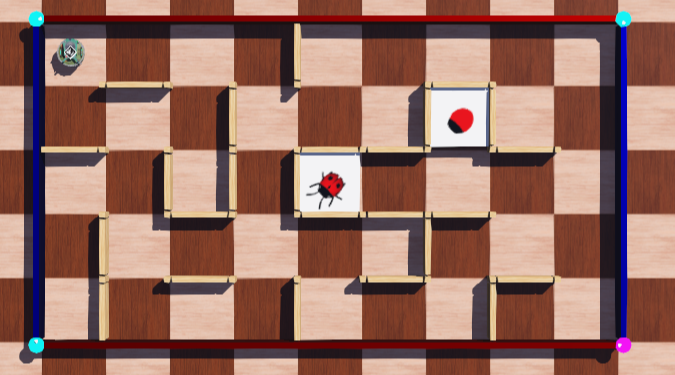
#> input picture z1234567_MTRN4110_PhaseC/Maze_3.png, 1350 x 750 px (shown at 1/2 size); the run also reads 2 pictures not shown here
$ python z5207471_MTRN4110_PhaseC.py   (older library calls are emulated)
#> lines starting #> are read from the running program, lines starting #| are printed output that depends on the picture; after the words box and inside, x2 and y2 are one past the last pixel; in counts of white or black regions, pixels touching at a corner belong together
import cv2
import matplotlib.pyplot as plt
import numpy as np
from enum import Enum

DEBUG = False
MAZE_FILE_NAME = "../Maze_3.png"
ROBOT_FILE_NAME = "../Robot_3.png"
IMAGE_LADYBUG_FILE_NAME = "../Ladybug_small.png"
MAP_FILE_NAME = "../MapBuilt.png"
MAZE_IMAGE_WIDTH_RATIO = 9
MAZE_IMAGE_HEIGHT_RATIO = 5
MAZE_IMAGE_WIDTH = 900
MAZE_IMAGE_HEIGHT = 500
MAZE_CELL_SIZE = 100


class Direction(Enum):
    NORTH = 0
    SOUTH = 1
    EAST = 2
    WEST = 3


def showImg(img, title):
    """
    Displays an image (img) in a matplotlib plot with the title (title).
    :param img: The image to be displayed
    :param title: The title of the plot
    """
    fig, axes = plt.subplots(figsize=(MAZE_IMAGE_WIDTH_RATIO, MAZE_IMAGE_HEIGHT_RATIO))
    axes.imshow(img)
    axes.set_title(title)
    fig.show()


def filterImg(img, lower=(0, 0, 0), upper=(179, 255, 255)):
    """
    Filters an image in HSV space using the supplied lower and upper thresholds, then converts it to RGB space
    :param img: An image in the HSV color format
    :param lower: An array of three integers representing the lower color threshold in HSV format
    :param upper: An array of three integers representing the upper color threshold in HSV format
    :return: The filtered image, in RGB space
    """
    thresh_lower = np.array(lower)
    thresh_upper = np.array(upper)

    img_mask = cv2.inRange(img, thresh_lower, thresh_upper)

    filtered_img = cv2.bitwise_and(img, img, mask=img_mask)

    return cv2.cvtColor(filtered_img, cv2.COLOR_HSV2RGB)


def getBinaryImg(img, lower_threshold, upper_threshold):
    (_, binary_img) = cv2.threshold(img, lower_threshold, upper_threshold, cv2.THRESH_BINARY)
    return binary_img


def getColorContours(maze_hsv, lower_threshold, upper_threshold):
    maze_filtered = filterImg(maze_hsv, lower=lower_threshold, upper=upper_threshold)
    maze_filtered_gray = cv2.cvtColor(maze_filtered, cv2.COLOR_RGB2GRAY)

    kernel = np.ones((8, 8), np.uint8)
    maze_filtered_gray_closed = cv2.morphologyEx(maze_filtered_gray, cv2.MORPH_CLOSE, kernel)

    filtered_binary = getBinaryImg(maze_filtered_gray_closed, 50, 255)

    if DEBUG:
        showImg(maze_filtered, "Filtered maze")
        showImg(cv2.cvtColor(maze_filtered_gray, cv2.COLOR_GRAY2RGB), "Filtered maze, grayscale")
        showImg(cv2.cvtColor(maze_filtered_gray_closed, cv2.COLOR_GRAY2RGB), "Filtered maze, grayscale, closed")
        showImg(cv2.cvtColor(filtered_binary, cv2.COLOR_GRAY2RGB), "Filtered binary image")

    _, contours, _ = cv2.findContours(filtered_binary, cv2.RETR_EXTERNAL, cv2.CHAIN_APPROX_SIMPLE)
    return contours


def getLargestContours(contours, num_contours):
    """
    Get the (num_contours) largest contours in a list of contours
    :param contours: The list of contours
    :param num_contours: The number of largest contours to find
    :return: A tuple of the (num_contours) largest contours
    """
    largest_contours = [None] * num_contours
    largest_contour_areas = [0] * num_contours

    # Index of the smallest contour in the list of largest contours
    min_contour_index = 0
    min_contour_area = 0

    for i in range(len(contours)):
        area = cv2.contourArea(contours[i])

        if area > min_contour_area:
            largest_contours[min_contour_index] = contours[i]
            largest_contour_areas[min_contour_index] = area
            min_contour_area = area

            # Search through largest contour areas and find the new min contour area
            for j in range(len(largest_contour_areas)):
                if largest_contour_areas[j] < min_contour_area:
                    min_contour_area = largest_contour_areas[j]
                    min_contour_index = j

    return tuple(largest_contours)


def getCornerstones(maze_hsv):
    magenta_thresh_lower = (140, 200, 180)
    magenta_thresh_upper = (160, 255, 255)

    cyan_thresh_lower = (80, 200, 180)
    cyan_thresh_upper = (100, 255, 255)

    magenta_contours = getColorContours(maze_hsv, magenta_thresh_lower, magenta_thresh_upper)
    cyan_contours = getColorContours(maze_hsv, cyan_thresh_lower, cyan_thresh_upper)

    cornerstone_bounds = []

    largest_magenta_contour = getLargestContours(magenta_contours, 1)[0]

    contour_poly = cv2.approxPolyDP(largest_magenta_contour, 3, True)
    bounds = cv2.boundingRect(contour_poly)
    cornerstone_bounds.append(bounds)

    largest_cyan_contours = getLargestContours(cyan_contours, 3)

    for _, contour in enumerate(largest_cyan_contours):
        contour_poly = cv2.approxPolyDP(contour, 3, True)
        bounds = cv2.boundingRect(contour_poly)
        cornerstone_bounds.append(bounds)

    # Create tuple of ellipse centers and radii from the list of bounding rectangles
    cornerstone_ellipses = tuple(tuple((bound[0] + bound[2] / 2,
                                        bound[1] + bound[3] / 2,
                                        bound[2] / 2,
                                        bound[3] / 2)) for bound in cornerstone_bounds)

    return tuple(cornerstone_ellipses)


def markCornerstones(maze_rgb, cornerstone_ellipses):
    cyan_rgb = (0, 255, 255)
    magenta_rgb = (255, 0, 255)

    marked_img = maze_rgb.copy()

    for i in range(0, 4):
        # Mark the three cyan cornerstones with magenta circles
        mark_color = cyan_rgb

        # Mark the magenta cornerstone with a cyan circle
        if i > 0:
            mark_color = magenta_rgb

        ellipse = cornerstone_ellipses[i]
        ellipse_center = tuple((int(ellipse[0]), int(ellipse[1])))
        ellipse_axes = tuple((int(ellipse[2]), int(ellipse[3])))

        cv2.ellipse(marked_img,
                    ellipse_center,
                    ellipse_axes,
                    0,
                    0,
                    360,
                    mark_color,
                    3)

    return marked_img


def isPointInRegion(point, region):
    return region[0] <= point[0] <= region[2] and region[1] <= point[1] <= region[3]


def getPointRegionIndex(point, regions):
    for i, region in enumerate(regions):
        if isPointInRegion(point, region):
            return i
    return -1


def getHomographyMatrix(cornerstone_points):
    transformed_points = np.float32(((0, 0),                                  # Top left corner
                                     (MAZE_IMAGE_WIDTH, 0),                   # Top right corner
                                     (0, MAZE_IMAGE_HEIGHT),                  # Bottom left corner
                                     (MAZE_IMAGE_WIDTH, MAZE_IMAGE_HEIGHT)))  # Bottom right corner

    # The four regions A, B, C and D which the cornerstones can occupy
    # Format for each region: (min_x, min_y, max_x, max_y)
    cornerstone_regions = np.float32(((0, 0, 337.5, 375),         # Region A
                                      (1012.5, 0, 1350, 375),     # Region B
                                      (0, 375, 337.5, 750),       # Region C
                                      (1012.5, 375, 1350, 750)))  # Region D

    magenta_region_index = getPointRegionIndex(cornerstone_points[0], cornerstone_regions)

    # Mapping from cornerstone_regions indices to transformed_points indices
    region_map = (0, 1, 2, 3)  # Map if magenta marker is in region D

    if magenta_region_index == 0:
        # Map if magenta marker is in region A
        region_map = (3, 2, 1, 0)

    ordered_corner_points = np.zeros((4, 2), np.float32)

    # Insert magenta corner point at its ordered position
    ordered_corner_points[region_map[magenta_region_index]] = np.float32(cornerstone_points[0])

    # Insert cyan corner points at their ordered positions
    for i in range(1, 4):
        region_index = getPointRegionIndex(cornerstone_points[i], cornerstone_regions)
        ordered_corner_points[region_map[region_index]] = np.float32(cornerstone_points[i])

    return cv2.getPerspectiveTransform(ordered_corner_points, transformed_points)


def getHomographyZRotation(matrix):
    # Rotation along the z-axis caused by a homography transform
    return -np.arctan2(matrix[0, 1], matrix[0, 0])


def getWalls(maze_hsv):
    # Threshold-filter the image to isolate the tops of the walls
    wall_thresh_lower = (15, 0, 220)
    wall_thresh_upper = (30, 255, 255)
    maze_filtered = filterImg(maze_hsv, lower=wall_thresh_lower, upper=wall_thresh_upper)

    # Convert filtered image to grayscale, then binary
    maze_filtered_gray = cv2.cvtColor(maze_filtered, cv2.COLOR_RGB2GRAY)
    filtered_binary = getBinaryImg(maze_filtered_gray, 128, 255)

    # Retrieve the set of "blobs" in the binary image
    num_blobs, blob_img, blob_info, _ = cv2.connectedComponentsWithStats(filtered_binary)
    blob_sizes = blob_info[:, -1]

    min_blob_size = 160  # Minimum blob size in pixels for one to be considered a wall

    # Iterate through each blob, except for the first, which is the image background
    wall_mask = np.zeros(filtered_binary.shape, np.uint8)
    for i in range(1, num_blobs):
        # Filter out any blob below the minimum size to ignore the corner blocks
        if blob_sizes[i] >= min_blob_size:
            # Blobs above min size are walls, mark these in white
            wall_mask[blob_img == i] = 255

    if DEBUG:
        showImg(maze_filtered, "Filtered maze")
        showImg(cv2.cvtColor(maze_filtered_gray, cv2.COLOR_GRAY2RGB), "Filtered maze, grayscale")
        showImg(cv2.cvtColor(wall_mask, cv2.COLOR_GRAY2RGB), "Wall binary mask - output")

    return wall_mask


def markWalls(maze_rgb, wall_mask):
    blue_rgb = (0, 0, 255)

    # Stack wall image over maze image to mark walls in blue
    maze_marked = maze_rgb.copy()
    maze_marked[wall_mask == 255] = blue_rgb

    return maze_marked


def getWallLocations(wall_mask):
    non_zero_pixels = cv2.findNonZero(wall_mask)

    num_rows = 2 * MAZE_IMAGE_HEIGHT_RATIO - 1
    num_cols = MAZE_IMAGE_WIDTH_RATIO

    # 2D array of bools, where True indicates the presence of a wall at the row and column
    # indicated by the first and second indices, respectively
    wall_locations = np.zeros((num_rows, num_cols), dtype=bool)

    # Number of pixels either side of a cell boundary to check for a potential wall
    wall_width_margin = 10

    # Number of pixels in from each cell corner to begin checking for a potential wall
    wall_length_margin = 20

    for i in range(num_rows):
        for j in range(num_cols):
            # Bounds for East-West walls
            wall_x_min = MAZE_CELL_SIZE * j + wall_length_margin
            wall_x_max = MAZE_CELL_SIZE * (j + 1) - wall_length_margin
            wall_y_min = MAZE_CELL_SIZE * int((i + 1) / 2) - wall_width_margin
            wall_y_max = wall_y_min + 2 * wall_width_margin

            # If the walls run North-South in this row, check for North-South walls
            if i % 2 == 0:
                wall_x_min = MAZE_CELL_SIZE * (j + 1) - wall_width_margin
                wall_x_max = wall_x_min + 2 * wall_width_margin
                wall_y_min = MAZE_CELL_SIZE * int(i / 2) + wall_length_margin
                wall_y_max = MAZE_CELL_SIZE * int(i / 2 + 1) - wall_length_margin

                # For a North-South wall row, the final value is always True (always a wall at the right edge)
                wall_locations[i][-1] = True

            for pixel in non_zero_pixels:
                # A wall exists at this row and column if there is a non-zero pixel in the region
                if wall_x_min < pixel[0][0] < wall_x_max and wall_y_min < pixel[0][1] < wall_y_max:
                    wall_locations[i][j] = True
                    break  # Wall found, don't continue to loop through all pixels

    return wall_locations


def findTarget(maze_rgb, target_rgb):
    # Apply an HSV threshold to filter the image for red regions
    maze_hsv = cv2.cvtColor(maze_rgb, cv2.COLOR_RGB2HSV)
    maze_filtered = filterImg(maze_hsv, lower=(160, 100, 50), upper=(180, 255, 255))

    # Convert filtered image to grayscale, then dilate the filtered regions to ensure that
    # The entire target image is visible
    maze_filtered_gray = cv2.cvtColor(maze_filtered, cv2.COLOR_RGB2GRAY)
    kernel = np.ones((80, 80), np.uint8)
    maze_filtered_gray_dilated = cv2.morphologyEx(maze_filtered_gray, cv2.MORPH_DILATE, kernel)

    # Convert filtered, dilated image to a binary mask
    mask = getBinaryImg(maze_filtered_gray_dilated, 50, 255)

    # Apply the mask to the original image to cover regions that don't contain the target
    maze_masked = cv2.bitwise_and(maze_rgb, maze_rgb, mask=mask)

    if DEBUG:
        showImg(maze_masked, "masked maze for target matching")

    target_center = getMatchCenter(target_rgb, maze_masked)

    return tuple((target_center[0], target_center[1], 25))


def markTarget(maze_rgb, target_circle):
    maze_target_marked = maze_rgb.copy()
    cv2.circle(maze_target_marked, target_circle[0:2], target_circle[2], (0, 255, 0), 2)

    font = cv2.FONT_HERSHEY_SIMPLEX
    text_size = cv2.getTextSize('X', font, 1, 2)[0]
    text_origin = (target_circle[0] - int(text_size[0] / 2), target_circle[1] + int(text_size[1] / 2))
    cv2.putText(maze_target_marked, 'X', text_origin, font, 1, (0, 255, 0), 2, cv2.LINE_AA)

    return maze_target_marked


def getRobotDirection(robot_rgb, homography_rotation):
    # Scan the marker on the closeup image of the robot to locate its corner points
    aruco_dict = cv2.aruco.Dictionary_get(cv2.aruco.DICT_6X6_250)
    parameters = cv2.aruco_DetectorParameters.create()

    (corners, _, _) = cv2.aruco.detectMarkers(robot_rgb, aruco_dict, parameters=parameters)

    # First corner in the corner list is the corner pointing to the robot's front side
    front_corner = tuple(corners[0][0][0])

    # Find robot's center by getting the average x and y coords of the marker corners
    marker_center_x = sum(corner[0] for corner in corners[0][0]) * 0.25
    marker_center_y = sum(corner[1] for corner in corners[0][0]) * 0.25
    marker_center = tuple((marker_center_x, marker_center_y))

    # The rotation of the front of the robot from due East, in radians
    front_angle = np.arctan2(marker_center[1] - front_corner[1], front_corner[0] - marker_center[0])

    two_pi = 2 * np.pi

    if front_angle < 0:
        front_angle = two_pi + front_angle
    # Get angle of robot front in transformed maze image, bounded between zero and two pi radians
    transformed_front_angle = (front_angle + homography_rotation) % two_pi

    pi_on_four = np.pi / 4
    direction = Direction.EAST  # Assume robot is facing East by default

    # Determine actual robot direction based on transformed front angle
    # Split rotation space 0 -> 2 * pi into four quadrants
    if transformed_front_angle < pi_on_four:
        direction = Direction.EAST
    elif transformed_front_angle < 3 * pi_on_four:
        direction = Direction.NORTH
    elif transformed_front_angle < 5 * pi_on_four:
        direction = Direction.WEST
    elif transformed_front_angle < 7 * pi_on_four:
        direction = Direction.SOUTH

    if True:
        robot_marker = robot_rgb.copy()
        cv2.circle(robot_marker, (int(front_corner[0]), int(front_corner[1])), 5, (0, 255, 0), -1)
        cv2.circle(robot_marker, (int(marker_center[0]), int(marker_center[1])), 5, (255, 0, 0), -1)
        showImg(robot_marker, "Robot with marker center and front marked")
        print(corners)
        print(f"Front corner: {front_corner}")
        print(f"Robot center: {marker_center}")
        print(f"Homography rotation: {homography_rotation}")
        print(f"Front angle: {front_angle}")
        print(f"Transformed front angle: {transformed_front_angle}")
        print(direction)

    return direction


def discardOutlierPoints(points):
    # Modified from the top answer on this StackOverflow page:
    # https://stackoverflow.com/questions/11686720/is-there-a-numpy-builtin-to-reject-outliers-from-a-list
    x = [point[0] for point in points]
    y = [point[1] for point in points]

    d_x = np.abs(x - np.median(x))
    d_y = np.abs(y - np.median(y))

    mdev_x = np.median(d_x)
    mdev_y = np.median(d_y)

    s_x = d_x / mdev_x if mdev_x else 0.
    s_y = d_y / mdev_y if mdev_y else 0.

    filtered_points = []

    m_value = 1

    for i in range(len(points)):
        if s_x[i] < m_value and s_y[i] < m_value:
            filtered_points.append(points[i])

    return filtered_points


def getMatchCenter(query_img, train_img):
    # Get the average of the set of feature matches between query_img and train_img
    # Discard any outliers before averaging to improve accuracy
    orb = cv2.ORB_create()

    keypoints1, descriptors1 = orb.detectAndCompute(query_img, None)
    keypoints2, descriptors2 = orb.detectAndCompute(train_img, None)

    bf = cv2.BFMatcher(cv2.NORM_HAMMING, crossCheck=True)

    # Sort the matched features by their distance property to determine the best matches
    matches = sorted(bf.match(descriptors1, descriptors2), key=lambda x: x.distance)

    # Extract the image coordinates of the 5 best matches
    best_match_points = []

    num_best_matches = min(12, len(matches))

    if DEBUG:
        match_img = cv2.drawMatches(query_img,
                                    keypoints1,
                                    train_img,
                                    keypoints2,
                                    matches[:num_best_matches],
                                    None,
                                    flags=cv2.DrawMatchesFlags_NOT_DRAW_SINGLE_POINTS)

        showImg(match_img, "Maze and object, feature-matched")

    for match in matches[0:num_best_matches]:
        maze_img_index = match.trainIdx

        best_match_points.append(keypoints2[maze_img_index].pt)

    best_match_points = discardOutlierPoints(best_match_points)
    num_best_matches = len(best_match_points)

    # Take center of the robot as the average of the best match points
    center_x = int(sum(point[0] for point in best_match_points) * 1 / num_best_matches)
    center_y = int(sum(point[1] for point in best_match_points) * 1 / num_best_matches)

    return tuple((center_x, center_y))


# [25 lines left out: function findRobot, not called in this run]


def getCell(img_point):
    row = int(np.floor(img_point[1] / MAZE_CELL_SIZE))
    col = int(np.floor(img_point[0] / MAZE_CELL_SIZE))

    return tuple((row, col))


# [106 lines left out: functions getDirectionChar, markRobot, getMazeString, getMap, not called in this run]


if __name__ == "__main__":
    maze_bgr = cv2.imread(MAZE_FILE_NAME)
#> maze_bgr is the input picture: shape (750, 1350, 3); mean B, G, R 98, 109.1, 149.9
    maze_rgb = cv2.cvtColor(maze_bgr, cv2.COLOR_BGR2RGB)

    showImg(maze_rgb, "Maze in RGB mode")

    maze_hsv = cv2.cvtColor(maze_rgb, cv2.COLOR_RGB2HSV)
#> maze_hsv: shape (750, 1350, 3); mean H, S, V 39, 109.5, 153.2

    cornerstone_bounds = getCornerstones(maze_hsv)
#> in filterImg, `img_mask = cv2.inRange(img, thresh_lower, thresh_upper)`:
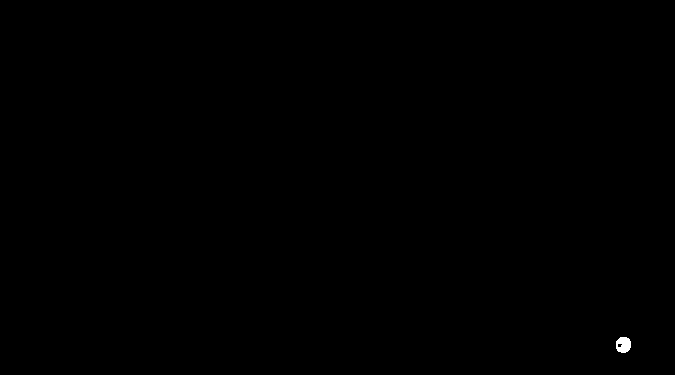
#> img_mask: shape (750, 1350) (shown at 1/2 size); 0.07% white; 1 white region, box (x1, y1, x2, y2) and area: (1232, 675, 1262, 705) 688
#> in getColorContours, `_, contours, _ = cv2.findContours(filtered_binary, cv2.RETR_EXTERNAL, ..`: contours = 1 contour; box (x1, y1, x2, y2) and area: (1233, 676, 1263, 706) 692
#> in getCornerstones, `magenta_contours = getColorContours(maze_hsv, magenta_thresh_lower, ma..`: magenta_contours has the same summary as contours in getColorContours
#> call 2 of filterImg, with lower = (80, 200, 180), upper = (100, 255, 255)
#> in filterImg (call 2), `img_mask = cv2.inRange(img, thresh_lower, thresh_upper)`:
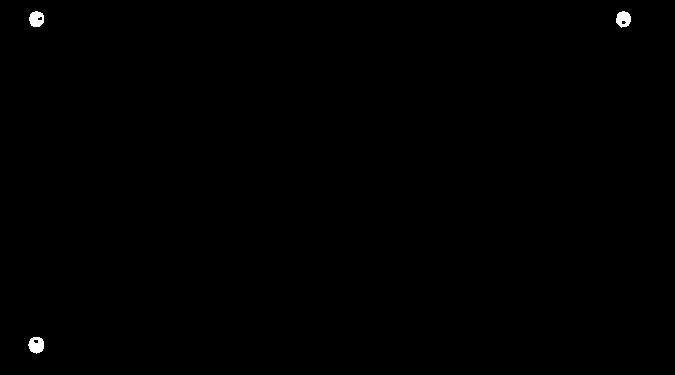
#> img_mask: shape (750, 1350) (shown at 1/2 size); 0.2% white; 3 white regions, box (x1, y1, x2, y2) and area: (56, 675, 88, 707) 720, (58, 23, 88, 53) 660, (1232, 23, 1262, 55) 656
#> in getColorContours (call 2), `_, contours, _ = cv2.findContours(filtered_binary, cv2.RETR_EXTERNAL, ..`: contours = 3 contours; box (x1, y1, x2, y2) and area: (57, 676, 89, 708) 725, (59, 24, 89, 54) 664, (1233, 24, 1263, 56) 660
#> in getCornerstones, `cyan_contours = getColorContours(maze_hsv, cyan_thresh_lower, cyan_thr..`: cyan_contours has the same summary as contours in getColorContours
#> the loop in getLargestContours, `for i in range(len(contours)):` made 1 pass
#> area on pass 1: 692
#> after the loop in getLargestContours, `for i in range(len(contours)):`: largest_contour_areas = [692]; largest_contours = 1 contour; box (x1, y1, x2, y2) and area: (1233, 676, 1263, 706) 692; min_contour_area = 692; min_contour_index = 0
#> in getCornerstones, `largest_magenta_contour = getLargestContours(magenta_contours, 1)[0]`: largest_magenta_contour = contour of 46 points, box (x1, y1, x2, y2) (1233, 676, 1263, 706), area 692
#> in getCornerstones, `contour_poly = cv2.approxPolyDP(largest_magenta_contour, 3, True)`: contour_poly = [[1241, 676], [1233, 684], [1233, 697], [1237, 703], [1252, 705], [1262, 695], [1262, 684], [1254, 676]]
#> in getCornerstones, `bounds = cv2.boundingRect(contour_poly)`: bounds = (1233, 676, 30, 30)
#> the loop in getLargestContours (call 2), `for i in range(len(contours)):` made 3 passes
#> area on passes 1 to 3: 725, 659.5, 664
#> after the loop in getLargestContours (call 2), `for i in range(len(contours)):`: largest_contour_areas = [725, 659.5, 664]; largest_contours has the same summary as contours in getColorContours; min_contour_area = 659.5; min_contour_index = 1
#> in getCornerstones, `largest_cyan_contours = getLargestContours(cyan_contours, 3)`: largest_cyan_contours has the same summary as contours in getColorContours
#> the loop in getCornerstones, `for _, contour in enumerate(largest_cyan_contours):` made 3 passes
#> bounds on passes 1 to 3: (57, 676, 32, 32), (1233, 24, 30, 32), (59, 24, 30, 30)
#> after the loop in getCornerstones, `for _, contour in enumerate(largest_cyan_contours):`: cornerstone_bounds = [(1233, 676, 30, 30), (57, 676, 32, 32), (1233, 24, 30, 32), (59, 24, 30, 30)]
#> in getCornerstones, `cornerstone_ellipses = tuple(tuple((bound[0] + bound[2] / 2, bound[1] ..`: cornerstone_ellipses = ((1248, 691, 15, 15), (73, 692, 16, 16), (1248, 40, 15, 16), (74, 39, 15, 15))
#> cornerstone_bounds has the same summary as cornerstone_ellipses in getCornerstones

    cornerstone_img = markCornerstones(maze_rgb, cornerstone_bounds)
#> the loop in markCornerstones, `for i in range(0, 4):` made 4 passes
#> after the loop in markCornerstones, `for i in range(0, 4):`:
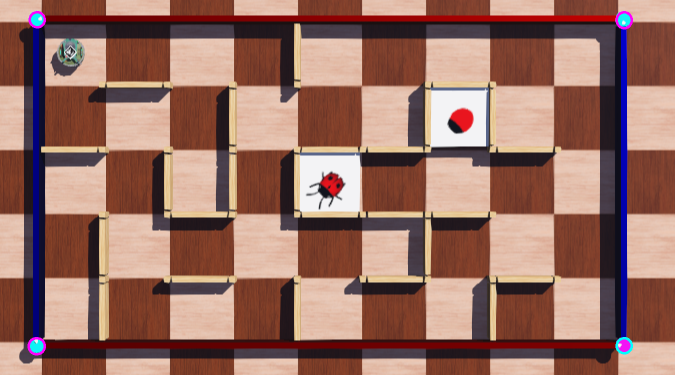
#> marked_img: shape (750, 1350, 3) (shown at 1/2 size); mean R, G, B 150.1, 109, 98.1

    showImg(cornerstone_img, "Maze with cornerstones marked")

    cornerstone_points = tuple((bound[0], bound[1]) for bound in cornerstone_bounds)
#> cornerstone_points = ((1248, 691), (73, 692), (1248, 40), (74, 39))
#> (the rest of the program and of its run is left out)
